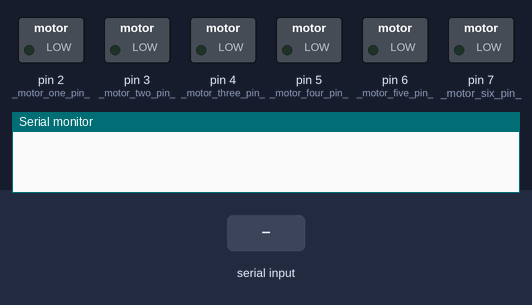
This sketch was run on a simulated Arduino Uno, built with avr-gcc and run on an emulated ATmega328P. Parts: switched loads named in the sketch (green lamp = pin HIGH), the last lines printed to the serial monitor. Inputs (shaded band) come from the test bench. Random numbers use the default seed unless the sketch sets one.

Above: at 2.9 s.
3.0 s: "90,45\n" received over the second serial link
At 6.6 s:
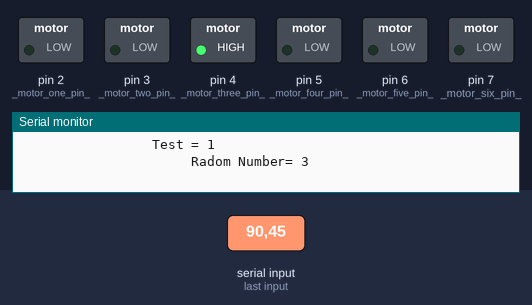
22.2 s: "1\n" received over the second serial link
44.2 s: "2\n" received over the second serial link
At 55.1 s:
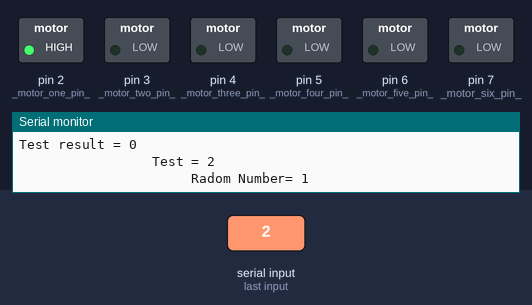
56.7 s: "3\n" received over the second serial link
At 98.6 s:
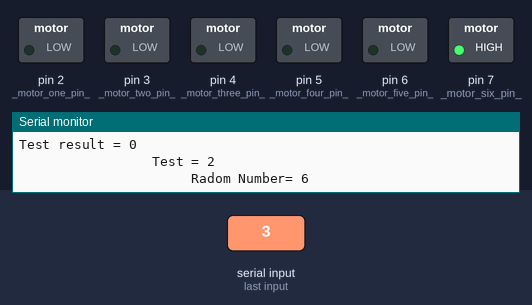
Timing chart, 0 to 99.7 s (numbered marks = the images above; inputs shaded):
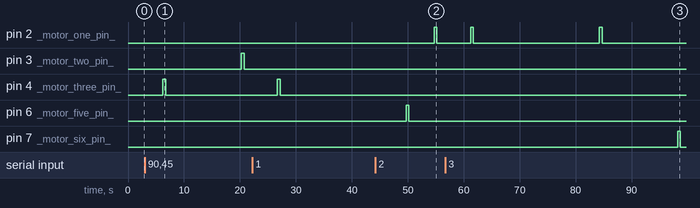

The sketch:

Smell_test_main-bottoles.ino
```cpp
#include <SoftwareSerial.h>

//motor drive
const uint8_t _motor_one_pin_ = 2;
const uint8_t _motor_two_pin_ = 3;
const uint8_t _motor_three_pin_ = 4;
const uint8_t _motor_four_pin_ = 5;
const uint8_t _motor_five_pin_ = 6;
const uint8_t _motor_six_pin_ = 7;

//radom number
uint8_t _random_byte_ = 0;

//number of test
uint8_t _num_of_test_ = 2;   // 0 to 2 (3 test)
uint8_t _test_number_ = 1;


//check peripherals
const uint8_t _check_peripherals_ = 0xFF;

//dispay command
const uint8_t _take_temerature_test_ = 0x01;
const uint8_t _start_smell_test_ = 0x02;
const uint8_t _test_one_ = 0x03;
const uint8_t _test_one_pass_ = 0x04;
const uint8_t _test_one_fail_ = 0x05;
const uint8_t _test_two_ = 0x06;
const uint8_t _test_two_pass_ = 0x07;
const uint8_t _test_two_fail_ = 0x08;
const uint8_t _test_three_ = 0x09;
const uint8_t _test_three_pass_ = 0x0a;
const uint8_t _test_three_fail_ = 0x0b;
const uint8_t  _final_result_ = 0x0c;
const uint8_t _final_result_pass_ = 0x0d;
const uint8_t _final_result_fail_ = 0x0e;
const uint8_t  _check_display_ = 0x0F;
const uint8_t  _clear_display_ = 0x10;

//display Serial
uint8_t _display_RX_pin_ = A1;
uint8_t _display_TX_pin_ = A2;
SoftwareSerial display_Serial(_display_RX_pin_, _display_TX_pin_); // RX, TX
uint32_t display_baudrate = 115200 ;

//step serial
uint8_t _step_init_ = 0x01;
uint32_t _step_response_delay_ = 10000;
uint8_t _step_value_ = 0;
uint8_t _step_RX_pin_ = 9;
uint8_t _step_TX_pin_ = 8;
SoftwareSerial step_Serial(_step_RX_pin_, _step_TX_pin_); // RX, TX
uint32_t step_baudrate = 115200 ;

//temp serial
uint8_t _temp_RX_pin_ = 11;
uint8_t _temp_TX_pin_ = 10;
SoftwareSerial temp_Serial(_temp_RX_pin_, _temp_TX_pin_); // RX, TX
uint32_t temp_baudrate = 115200 ;

//debug serial
uint32_t debug_badrate = 115200 ;

bool _test_;
uint8_t _test_passed = 0;


void setup()
{
  pinMode(_motor_one_pin_, OUTPUT);
  pinMode(_motor_two_pin_, OUTPUT);
  pinMode(_motor_three_pin_, OUTPUT);
  pinMode(_motor_four_pin_, OUTPUT);
  pinMode(_motor_five_pin_, OUTPUT);
  pinMode(_motor_six_pin_, OUTPUT);
  Serial.begin(debug_badrate);
  step_Serial.begin(step_baudrate);
  display_Serial.begin(display_baudrate);
  temp_Serial.begin(temp_baudrate);
  randomSeed(analogRead(5));
  //check_peripherals();
  display_send(_take_temerature_test_);
  delay(500);
}

uint8_t check_peripherals()
{
  display_send(_check_peripherals_);
}

uint8_t display_test_ini()
{
  Serial.print("                 Test = ");
  Serial.println(_test_number_);
  if (_test_number_ == 1)
  {
    display_send(_test_one_);
  }
  else if (_test_number_ == 2)
  {
    display_send(_test_two_);
  }
  else if (_test_number_ == 3)
  {
    display_send(_test_three_);
  }
}

uint8_t drive_motor()
{
  switch (_random_byte_)
  {
    case 1:
      digitalWrite(_motor_one_pin_, HIGH);
      delay(500);
      digitalWrite(_motor_one_pin_, LOW);
      break;
    case 2:
      digitalWrite(_motor_two_pin_, HIGH);
      delay(500);
      digitalWrite(_motor_two_pin_, LOW);
      break;
    case 3:
      digitalWrite(_motor_three_pin_, HIGH);
      delay(500);
      digitalWrite(_motor_three_pin_, LOW);
      break;
    case 4:
      digitalWrite(_motor_four_pin_, HIGH);
      delay(500);
      digitalWrite(_motor_four_pin_, LOW);
      break;
    case 5:
      digitalWrite(_motor_five_pin_, HIGH);
      delay(500);
      digitalWrite(_motor_five_pin_, LOW);
      break;
    case 6:
      digitalWrite(_motor_six_pin_, HIGH);
      delay(500);
      digitalWrite(_motor_six_pin_, LOW);
      break;
  }
}

uint8_t generate_radom_byte()
{
  uint8_t _old_random_byte_ = _random_byte_;
  _random_byte_ = random(1, 7);
  while ( _old_random_byte_ == _random_byte_)
  {
    _random_byte_ = random(1, 7);
  }
  Serial.print("                      Radom Number= ");
  Serial.println(_random_byte_);
}

uint8_t read_step_value()
{
  _step_value_ = 0;
  Serial.println("read_step_value");
  step_Serial.println(_step_init_);
  String _step_value_string_;
  uint32_t _start_time_ = millis();
  step_Serial.listen();
  while ((millis() - _start_time_) < _step_response_delay_)
  {
    if (step_Serial.available())
    {
      _step_value_string_ = (step_Serial.readString());
      _step_value_ = _step_value_string_.toInt();
      Serial.print("      Step value Rec = ");
      Serial.println(_step_value_);
      if (_step_value_ <= 6)
      {
        return;
      }
      if (_step_value_ == 7)
      {
        drive_motor();
      }

    }
  }
}

uint8_t compare_values()
{
  _test_ = false;
  Serial.println("compare_values");
  if (_random_byte_ == _step_value_)
  {
    _test_  = true;
    _test_passed ++;
  }
  else
  {
    _test_ = false;
  }
  Serial.print("Test result = ");
  Serial.println(_test_);
}

uint8_t display_command()
{
  if (_test_number_ == 1)
  {
    if (_test_)
    {
      display_send(_test_one_pass_);
    }
    if (!_test_)
    {
      display_send(_test_one_fail_);
    }
  }
  if (_test_number_ == 2)
  {
    if (_test_)
    {
      display_send(_test_two_pass_);
    }
    if (!_test_)
    {
      display_send(_test_two_fail_);
    }
  }
  if (_test_number_ == 3)
  {
    if (_test_)
    {
      display_send(_test_three_pass_);
    }
    if (!_test_)
    {
      display_send(_test_three_fail_);
    }
  }
}

uint8_t display_send(uint8_t _command_)
{
  display_Serial.listen();
  delay(250);
  display_Serial.println(_command_);
  delay(1000);
}

uint8_t final_result()
{
  display_send(_final_result_);
  delay(1000);
  if (_test_passed == 2)
  {
    display_send(_final_result_pass_);
  }
  else
  {
    display_send(_final_result_fail_);
  }
}

void loop()
{
  //Serial.println("Take TEMP");
//  temp_Serial.listen();
//  delay(250);
//  if (temp_Serial.available())
//  {
    //Serial.println(temp_Serial.read());
    display_send(_start_smell_test_);
    delay(1000);
    for (int i = 0; i <= _num_of_test_; i++)
    {
      delay(1000);
      display_test_ini();
      generate_radom_byte();
      drive_motor();
      read_step_value();
      compare_values();
      display_command();
      _test_number_ ++;
      _random_byte_ = 0;
      if (_test_passed == 2)
      {
        break;
      }
    }
    delay(1000);
    final_result();
    Serial.println("                      One test complete!");
    _test_number_ = 1;
    _test_passed = 0;
    //display_send(_clear_display_);
    display_send(_take_temerature_test_);
    //delay(5000);
  //}
  delay(1000);
}
```

Measured:
- after the input at 44.2 s, pin 2 (_motor_one_pin_): LOW → HIGH after 10.5 s, → LOW 0.50 s later
- after the input at 56.7 s, pin 7 (_motor_six_pin_): LOW → HIGH after 41.5 s, → LOW 0.50 s later
